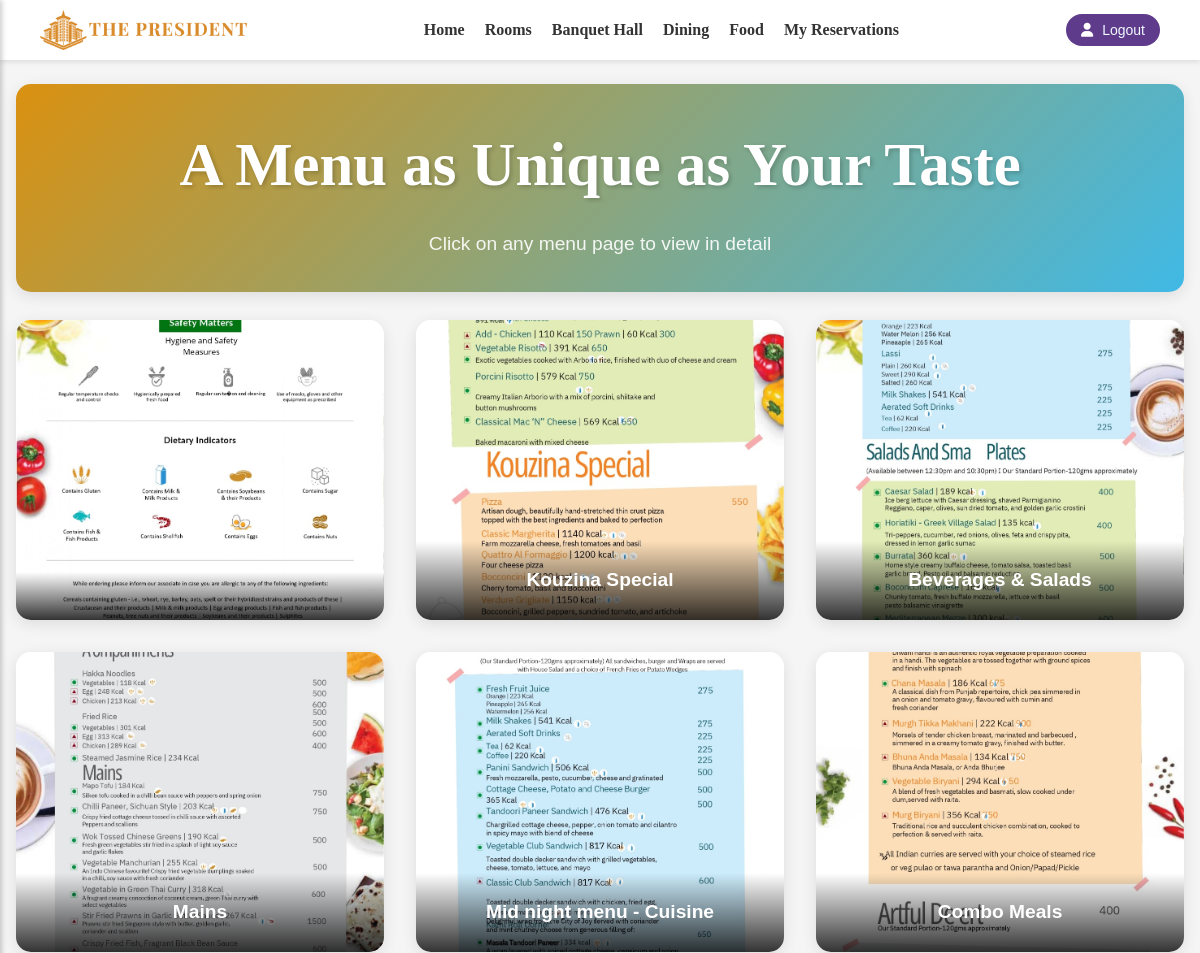
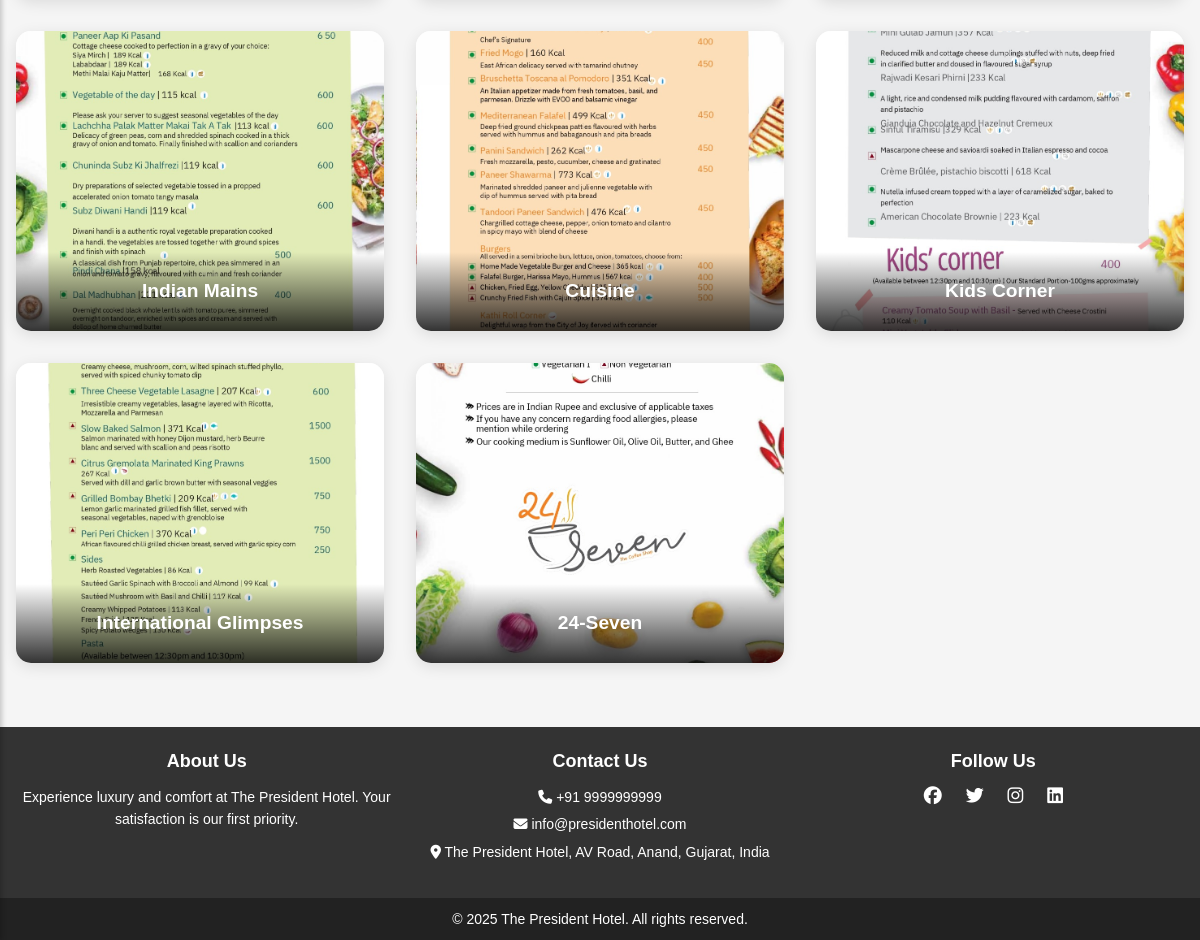
Screenshot of /food_menu.php with the database file from the repository (2 pictures, top to bottom).
### tables this page shows
CREATE TABLE IF NOT EXISTS `food_menu_images` (
  `id` int NOT NULL AUTO_INCREMENT,
  `menu_description` varchar(250) NOT NULL,
  `image_name` varchar(255) NOT NULL,
  PRIMARY KEY (`id`)
);

CREATE TABLE IF NOT EXISTS `footer_content` (
  `id` int NOT NULL AUTO_INCREMENT,
  `phone` varchar(20) NOT NULL,
  `email` varchar(100) NOT NULL,
  `address` varchar(255) NOT NULL,
  `about_us` varchar(500) NOT NULL,
  `facebook` varchar(255) DEFAULT NULL,
  `twitter` varchar(255) DEFAULT NULL,
  `instagram` varchar(255) DEFAULT NULL,
  `linkedin` varchar(255) DEFAULT NULL,
  PRIMARY KEY (`id`)
);

### food_menu.php (the view, shortened to what this page needs)
<?php
include 'db_connect.php';
$query = "SELECT * FROM food_menu_images ORDER BY id DESC";
$result = $conn->query($query);
?>
<?php include 'header.php' ?>
<!DOCTYPE html>
<html lang="en">
  <head>
    <link rel="stylesheet" href="nav.css">
    <link rel="stylesheet" href="https://cdnjs.cloudflare.com/ajax/libs/font-awesome/6.5.1/css/all.min.css">
  </head>
  <body>
    <div class="container">
      <div class="header">
        <h1>A Menu as Unique as Your Taste</h1>
        <p class="subtitle">Click on any menu page to view in detail</p>
      </div>
      <div class="menu-section">
    <div class="menu-grid">
        <?php while ($row = $result->fetch_assoc()): ?>
            <div class="menu-item" onclick="openModal(this)">
                <img src="admin/food/<?= $row['image_name'] ?>" alt="Menu Image"/>
                <div class="overlay"><p><?= $row['menu_description'] ?></p></div>
            </div>
        <?php endwhile; ?>
    </div>
</div>
    </div>
    <?php include 'footer.php' ?>
  </body>
</html>

### header.php (shortened to what this page needs)
<header>
        <nav class="navbar">
            <div class="logo">
                <a href="home.php">
                    <img src="HMSimages/1logo.png" alt="The President LOGO">
                </a>
            </div>
            <ul class="nav-links">
                <li><a href="home.php">Home</a></li>
                <li><a href="room.php">Rooms</a></li>
                <li><a href="banquet.php">Banquet Hall</a></li>
                <li><a href="dining.php">Dining</a></li>
                <li><a href="food_menu.php">Food</a></li>
                <li><a href="my_reservation.php">My Reservations</a></li>
                </ul>
            <div class="nav-buttons">
                <button class="signin-btn"><i class="fas fa-user"></i>
                    <a href="http://localhost/workspace/Hotel/room_booking/logout.php" style="color: aliceblue; text-decoration: none;">Logout</a>
                </button>
            </div>
        </nav>
</header>

### footer.php (shortened to what this page needs)
<?php
include("php/db_connect.php");
$result = $conn->query("SELECT * FROM footer_content WHERE id=1");
$footer = $result->fetch_assoc();
?>
<footer class="footer">
    <div class="footer-container">
        <div class="footer-section about">
            <h3>About Us</h3>
            <p><?= $footer['about_us'] ?></p>
        </div>
        <div class="footer-section contact">
            <h3>Contact Us</h3>
            <p><i class="fas fa-phone"></i> <?= $footer['phone'] ?></p>
            <p><i class="fas fa-envelope"></i> <?= $footer['email'] ?></p>
            <p><i class="fas fa-map-marker-alt"></i> <?= $footer['address'] ?></p>
        </div>
        <div class="footer-section social">
            <h3>Follow Us</h3>
            <a href="<?= $footer['facebook'] ?>"><i class="fab fa-facebook"></i></a>
            <a href="<?= $footer['twitter'] ?>"><i class="fab fa-twitter"></i></a>
            <a href="<?= $footer['instagram'] ?>"><i class="fab fa-instagram"></i></a>
            <a href="<?= $footer['linkedin'] ?>"><i class="fab fa-linkedin"></i></a>
        </div>
    </div>
    <div class="footer-bottom">
        <p>&copy; 2025 The President Hotel. All rights reserved.</p>
    </div>
</footer>

### nav.css (style rules this page uses)
body { margin: 0; font-family: Arial, sans-serif; padding: 0; height: 100vh; position: relative; }
.navbar { display: flex; align-items: center; justify-content: space-between; padding: 10px 40px; background-color: white; box-shadow: 0 2px 5px rgba(0, 0, 0, 0.1); }
.logo { display: flex; align-items: center; }
.logo img { height: 40px; margin-right: 10px; }
.nav-links { list-style: none; display: flex; gap: 20px; padding: 0; margin: 0; }
.nav-links li { display: inline-block; }
.nav-links a { text-decoration: none; color: #333; font-size: 16px; font-weight: 600; font-family: playfair; }
.signin-btn { background-color: #5e3b8b; color: white; border: none; padding: 8px 15px; border-radius: 20px; cursor: pointer; font-size: 14px; }
.signin-btn i { margin-right: 5px; }
.footer { background-color: #333; color: white; padding: 0px 0; text-align: center; font-size: 14px; }
.footer-container { display: flex; justify-content: space-around; flex-wrap: wrap; padding: 10px; }
.footer-section { flex: 1; padding: 10px; min-width: 250px; }
.footer-section h3 { margin-bottom: 10px; font-size: 18px; }
.footer-section p { margin: 5px 0; }
.footer-section a { color: white; margin: 0 10px; font-size: 18px; text-decoration: none; }
.footer-bottom { margin-top: 10px; padding: 10px; background-color: #222; }

### food_menu.php (style rules this page uses)
* { margin: 0; padding: 0; box-sizing: border-box; font-family: "Arial", sans-serif; }
body { background-color: #f5f5f5; line-height: 1.6; }
.container { max-width: 1200px; margin: 0 auto; }
.header { text-align: center; margin: 24px 16px 12px 16px; padding: 2rem 0; background: linear-gradient(135deg, #da9110, #00a4e0bd); border-radius: 15px; color: white; box-shadow: 0 4px 15px rgba(0, 0, 0, 0.1); }
h1 { font-family:playfair; font-size: 3.8rem; margin-bottom: 1rem; text-shadow: 2px 2px 4px rgba(0, 0, 0, 0.2); }
.subtitle { font-size: 1.2rem; opacity: 0.9; }
.menu-section { margin-bottom: 3rem; }
.menu-grid { display: grid; grid-template-columns: repeat(auto-fit, minmax(300px, 1fr)); gap: 2rem; padding: 1rem; }
.menu-item { background: white; border-radius: 15px; overflow: hidden; box-shadow: 0 4px 15px rgba(0, 0, 0, 0.1); transition: all 0.3s ease; cursor: pointer; position: relative; }
.menu-item img { width: 100%; height: 300px; object-fit: cover; display: block; }
.menu-item .overlay { position: absolute; bottom: 0; left: 0; right: 0; background: linear-gradient(transparent, rgba(0, 0, 0, 0.8)); padding: 1.5rem; color: white; text-align: center; font-size: 1.2rem; font-weight: bold; }

### rows the page displays
food_menu_images: image_name (picture)
food_menu_images: image_name (picture), menu_description "Kouzina Special"
food_menu_images: image_name (picture), menu_description "Beverages & Salads"
food_menu_images: image_name (picture), menu_description "Mains"
food_menu_images: image_name (picture), menu_description "Mid night menu - Cuisine"
food_menu_images: image_name (picture), menu_description "Combo Meals"
food_menu_images: image_name (picture), menu_description "Indian Mains"
food_menu_images: image_name (picture), menu_description "Cuisine"
food_menu_images: image_name (picture), menu_description "Kids Corner"
food_menu_images: image_name (picture), menu_description "International Glimpses"
food_menu_images: image_name (picture), menu_description "24-Seven"
footer_content: about_us "Experience luxury and comfort at The President Hotel. Your satisfaction is our first priority.", phone "+91 9999999999", email "info@presidenthotel.com", address "The President Hotel, AV Road, Anand, Gujarat, India"
